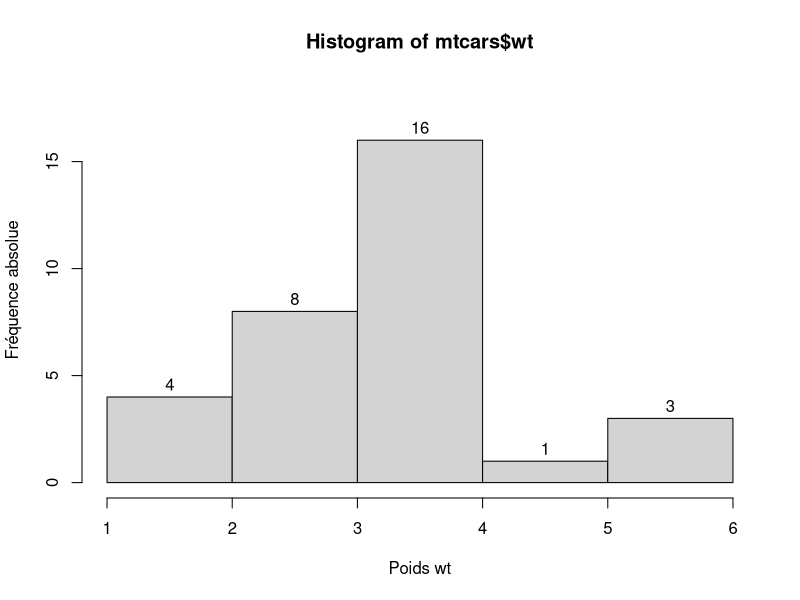
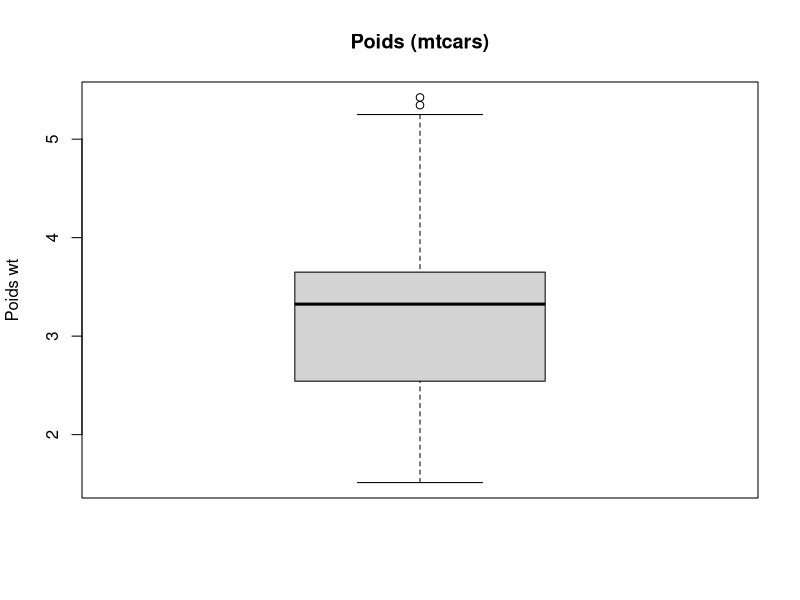
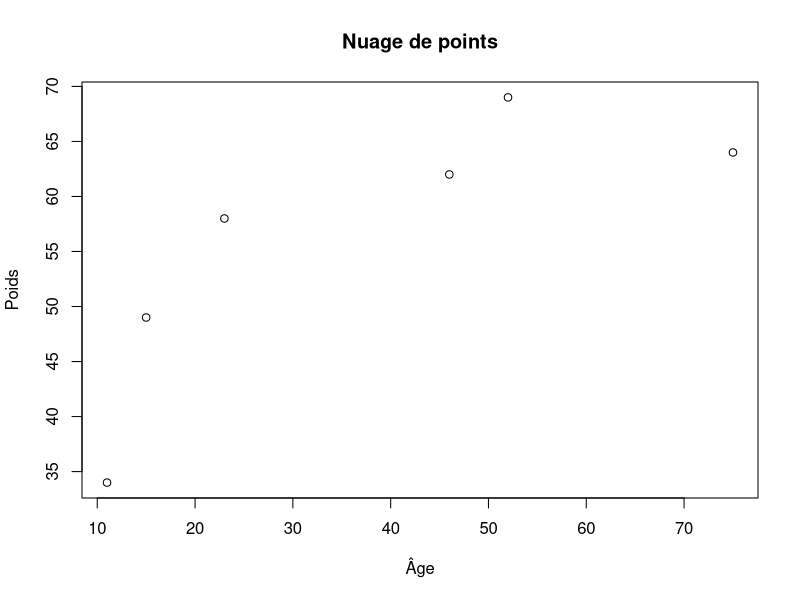

Recreate these plots in R, in order.
## ---- chunk 1
knitr::opts_chunk$set(echo = TRUE, error = TRUE, fig.align = "center")
## ---- chunk 2
t <- table(cyl = mtcars$cyl, am = mtcars$am)
t
## ---- chunk 3
hist(mtcars$wt,
     breaks = 5,
     freq   = TRUE,
     labels = TRUE,
     ylim   = c(0, 18),
     xlab   = "Poids wt",
     ylab   = "Fréquence absolue")
## ---- chunk 4
boxplot(mtcars$wt,
        main = "Poids (mtcars)",
        ylab = "Poids wt")
## ---- chunk 5
a <- c(11, 15, 23, 46, 52, 75)
w <- c(34, 49, 58, 62, 69, 64)
a_bar <- mean(a)
w_bar <- mean(w)
da <- a - a_bar
dw <- w - w_bar
Saw <- sum(da * dw)
Saa <- sum(da^2)
Sww <- sum(dw^2)
r_pearson <- Saw / sqrt(Saa * Sww)
r_pearson
## ---- chunk 6
cor(a, w)
## ---- chunk 7
rang_a <- rank(a)
rang_w <- rank(w)

d <- rang_a - rang_w
sp <- 1 - 6 * sum(d^2) / (6 * (6^2 - 1))
sp
## ---- chunk 8
cor(a, w, method = "spearman")
## ---- chunk 9
plot(a, w,
     xlab = "Âge", ylab = "Poids",
     main = "Nuage de points")
## ---- chunk 10
class(state.x77)
is.data.frame(state.x77)
head(state.x77)
## ---- chunk 11
state <- as.data.frame(state.x77)
is.data.frame(state)
names(state)
## ---- chunk 12
state$states <- rownames(state)
rownames(state) <- NULL
head(state)
## ---- chunk 13
revenu_population <- state$Income > 4300 & state$Population > 1000
state$states[revenu_population]
## ---- chunk 14
state_trie <- state[order(state$Income,decreasing = TRUE),]
head(state_trie,5)
## ---- chunk 15
state$frost_cat <- cut(state$Frost, breaks = c(-1,30,90,190), labels = c("faible","intermédiaire","élevé"), ordered_result = TRUE)
state[state$frost_cat == "faible","states"]
